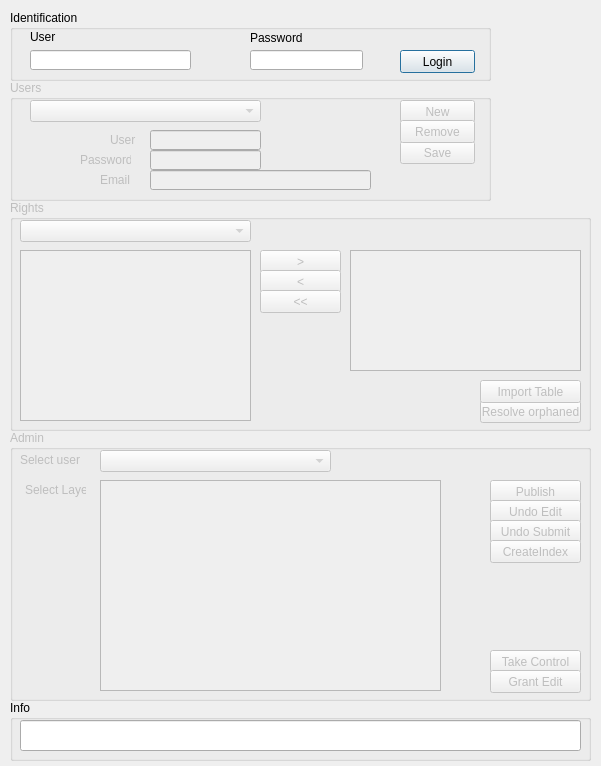
<?xml version="1.0" encoding="UTF-8"?>
<ui version="4.0">
 <class>BrugisAdminDataAccessDialogBase</class>
 <widget class="QDialog" name="BrugisAdminDataAccessDialogBase">
  <property name="geometry">
   <rect>
    <x>0</x>
    <y>0</y>
    <width>601</width>
    <height>766</height>
   </rect>
  </property>
  <property name="windowTitle">
   <string>Bdm Admin</string>
  </property>
  <widget class="QDialogButtonBox" name="button_box">
   <property name="geometry">
    <rect>
     <x>420</x>
     <y>730</y>
     <width>171</width>
     <height>32</height>
    </rect>
   </property>
   <property name="orientation">
    <enum>Qt::Horizontal</enum>
   </property>
   <property name="standardButtons">
    <set>QDialogButtonBox::NoButton</set>
   </property>
  </widget>
  <widget class="QGroupBox" name="groupBoxLogin">
   <property name="geometry">
    <rect>
     <x>10</x>
     <y>10</y>
     <width>481</width>
     <height>71</height>
    </rect>
   </property>
   <property name="title">
    <string>Identification</string>
   </property>
   <widget class="QPushButton" name="pushButton_DoLogin">
    <property name="geometry">
     <rect>
      <x>390</x>
      <y>40</y>
      <width>75</width>
      <height>23</height>
     </rect>
    </property>
    <property name="text">
     <string>Login</string>
    </property>
   </widget>
   <widget class="QLabel" name="label_3">
    <property name="geometry">
     <rect>
      <x>20</x>
      <y>20</y>
      <width>46</width>
      <height>13</height>
     </rect>
    </property>
    <property name="text">
     <string>User</string>
    </property>
   </widget>
   <widget class="QLabel" name="label_4">
    <property name="geometry">
     <rect>
      <x>240</x>
      <y>20</y>
      <width>71</width>
      <height>16</height>
     </rect>
    </property>
    <property name="text">
     <string>Password</string>
    </property>
   </widget>
   <widget class="QLineEdit" name="lineEdit_User">
    <property name="geometry">
     <rect>
      <x>20</x>
      <y>40</y>
      <width>161</width>
      <height>20</height>
     </rect>
    </property>
    <property name="placeholderText">
     <string extracomment="admin user name"/>
    </property>
   </widget>
   <widget class="QLineEdit" name="lineEdit_Password">
    <property name="geometry">
     <rect>
      <x>240</x>
      <y>40</y>
      <width>113</width>
      <height>20</height>
     </rect>
    </property>
    <property name="inputMethodHints">
     <set>Qt::ImhHiddenText|Qt::ImhNoAutoUppercase|Qt::ImhNoPredictiveText</set>
    </property>
    <property name="echoMode">
     <enum>QLineEdit::Password</enum>
    </property>
   </widget>
  </widget>
  <widget class="QGroupBox" name="groupBox_Users">
   <property name="enabled">
    <bool>false</bool>
   </property>
   <property name="geometry">
    <rect>
     <x>10</x>
     <y>80</y>
     <width>481</width>
     <height>121</height>
    </rect>
   </property>
   <property name="title">
    <string>Users</string>
   </property>
   <widget class="QPushButton" name="pushButton_NewUser">
    <property name="geometry">
     <rect>
      <x>390</x>
      <y>20</y>
      <width>75</width>
      <height>23</height>
     </rect>
    </property>
    <property name="text">
     <string>New</string>
    </property>
   </widget>
   <widget class="QPushButton" name="pushButton_SaveUser">
    <property name="geometry">
     <rect>
      <x>390</x>
      <y>61</y>
      <width>75</width>
      <height>23</height>
     </rect>
    </property>
    <property name="text">
     <string>Save</string>
    </property>
   </widget>
   <widget class="QComboBox" name="comboBox_MngtUsers">
    <property name="geometry">
     <rect>
      <x>20</x>
      <y>20</y>
      <width>231</width>
      <height>22</height>
     </rect>
    </property>
   </widget>
   <widget class="QLineEdit" name="lineEdit_MngtUser">
    <property name="geometry">
     <rect>
      <x>140</x>
      <y>50</y>
      <width>111</width>
      <height>20</height>
     </rect>
    </property>
   </widget>
   <widget class="QLineEdit" name="lineEdit_MngtPassword">
    <property name="geometry">
     <rect>
      <x>140</x>
      <y>70</y>
      <width>111</width>
      <height>20</height>
     </rect>
    </property>
   </widget>
   <widget class="QLabel" name="label_5">
    <property name="geometry">
     <rect>
      <x>100</x>
      <y>50</y>
      <width>31</width>
      <height>20</height>
     </rect>
    </property>
    <property name="text">
     <string>User</string>
    </property>
   </widget>
   <widget class="QLabel" name="label_6">
    <property name="geometry">
     <rect>
      <x>70</x>
      <y>70</y>
      <width>51</width>
      <height>20</height>
     </rect>
    </property>
    <property name="text">
     <string>Password</string>
    </property>
   </widget>
   <widget class="QLineEdit" name="lineEdit_MngEmail">
    <property name="enabled">
     <bool>false</bool>
    </property>
    <property name="geometry">
     <rect>
      <x>140</x>
      <y>90</y>
      <width>221</width>
      <height>20</height>
     </rect>
    </property>
   </widget>
   <widget class="QLabel" name="label_7">
    <property name="geometry">
     <rect>
      <x>90</x>
      <y>90</y>
      <width>31</width>
      <height>20</height>
     </rect>
    </property>
    <property name="text">
     <string>Email</string>
    </property>
   </widget>
   <widget class="QPushButton" name="pushButton_RemoveUser">
    <property name="geometry">
     <rect>
      <x>390</x>
      <y>40</y>
      <width>75</width>
      <height>23</height>
     </rect>
    </property>
    <property name="text">
     <string>Remove</string>
    </property>
   </widget>
  </widget>
  <widget class="QGroupBox" name="groupBox_Rights">
   <property name="enabled">
    <bool>false</bool>
   </property>
   <property name="geometry">
    <rect>
     <x>10</x>
     <y>200</y>
     <width>581</width>
     <height>231</height>
    </rect>
   </property>
   <property name="title">
    <string>Rights</string>
   </property>
   <widget class="QPushButton" name="pushButton_Orphaned">
    <property name="geometry">
     <rect>
      <x>470</x>
      <y>200</y>
      <width>101</width>
      <height>23</height>
     </rect>
    </property>
    <property name="text">
     <string>Resolve orphaned</string>
    </property>
   </widget>
   <widget class="QComboBox" name="comboBox_Users">
    <property name="geometry">
     <rect>
      <x>10</x>
      <y>20</y>
      <width>231</width>
      <height>22</height>
     </rect>
    </property>
   </widget>
   <widget class="QListView" name="listView_AllLyers">
    <property name="geometry">
     <rect>
      <x>10</x>
      <y>50</y>
      <width>231</width>
      <height>171</height>
     </rect>
    </property>
   </widget>
   <widget class="QListView" name="listView_Assigned_layers">
    <property name="geometry">
     <rect>
      <x>340</x>
      <y>50</y>
      <width>231</width>
      <height>121</height>
     </rect>
    </property>
   </widget>
   <widget class="QPushButton" name="pushButton_AssignLayer">
    <property name="geometry">
     <rect>
      <x>250</x>
      <y>50</y>
      <width>81</width>
      <height>23</height>
     </rect>
    </property>
    <property name="text">
     <string>&gt;</string>
    </property>
   </widget>
   <widget class="QPushButton" name="pushButton_RemoveLayer">
    <property name="geometry">
     <rect>
      <x>250</x>
      <y>70</y>
      <width>81</width>
      <height>23</height>
     </rect>
    </property>
    <property name="text">
     <string>&lt;</string>
    </property>
   </widget>
   <widget class="QPushButton" name="pushButton_RemoveAllLayers">
    <property name="geometry">
     <rect>
      <x>250</x>
      <y>90</y>
      <width>81</width>
      <height>23</height>
     </rect>
    </property>
    <property name="text">
     <string>&lt;&lt;</string>
    </property>
   </widget>
   <widget class="QPushButton" name="pushButton_ImportNew">
    <property name="geometry">
     <rect>
      <x>470</x>
      <y>180</y>
      <width>101</width>
      <height>23</height>
     </rect>
    </property>
    <property name="text">
     <string>Import Table</string>
    </property>
   </widget>
  </widget>
  <widget class="QGroupBox" name="groupBox_Admin">
   <property name="enabled">
    <bool>false</bool>
   </property>
   <property name="geometry">
    <rect>
     <x>10</x>
     <y>430</y>
     <width>581</width>
     <height>271</height>
    </rect>
   </property>
   <property name="title">
    <string>Admin</string>
   </property>
   <widget class="QTableView" name="tableView_AdminLayers">
    <property name="geometry">
     <rect>
      <x>90</x>
      <y>50</y>
      <width>341</width>
      <height>211</height>
     </rect>
    </property>
   </widget>
   <widget class="QLabel" name="label">
    <property name="geometry">
     <rect>
      <x>10</x>
      <y>20</y>
      <width>61</width>
      <height>20</height>
     </rect>
    </property>
    <property name="mouseTracking">
     <bool>true</bool>
    </property>
    <property name="text">
     <string>&lt;html&gt;&lt;head/&gt;&lt;body&gt;&lt;p&gt;Select user&lt;/p&gt;&lt;/body&gt;&lt;/html&gt;</string>
    </property>
   </widget>
   <widget class="QLabel" name="label_2">
    <property name="geometry">
     <rect>
      <x>15</x>
      <y>50</y>
      <width>61</width>
      <height>20</height>
     </rect>
    </property>
    <property name="text">
     <string>Select Layer</string>
    </property>
   </widget>
   <widget class="QPushButton" name="pushButton_ToProduction">
    <property name="geometry">
     <rect>
      <x>480</x>
      <y>50</y>
      <width>91</width>
      <height>23</height>
     </rect>
    </property>
    <property name="text">
     <string>Publish</string>
    </property>
   </widget>
   <widget class="QPushButton" name="pushButton_Cancel">
    <property name="geometry">
     <rect>
      <x>480</x>
      <y>70</y>
      <width>91</width>
      <height>23</height>
     </rect>
    </property>
    <property name="text">
     <string>Undo Edit</string>
    </property>
   </widget>
   <widget class="QPushButton" name="pushButton_TakeControl">
    <property name="geometry">
     <rect>
      <x>480</x>
      <y>220</y>
      <width>91</width>
      <height>23</height>
     </rect>
    </property>
    <property name="text">
     <string>Take Control</string>
    </property>
   </widget>
   <widget class="QPushButton" name="pushButton_GrantEdit">
    <property name="geometry">
     <rect>
      <x>480</x>
      <y>240</y>
      <width>91</width>
      <height>23</height>
     </rect>
    </property>
    <property name="text">
     <string>Grant Edit</string>
    </property>
   </widget>
   <widget class="QPushButton" name="pushButton_UndoStaging">
    <property name="geometry">
     <rect>
      <x>480</x>
      <y>90</y>
      <width>91</width>
      <height>23</height>
     </rect>
    </property>
    <property name="text">
     <string>Undo Submit</string>
    </property>
   </widget>
   <widget class="QComboBox" name="comboBox_UsersAdmin">
    <property name="geometry">
     <rect>
      <x>90</x>
      <y>20</y>
      <width>231</width>
      <height>22</height>
     </rect>
    </property>
   </widget>
   <widget class="QPushButton" name="pushButton_CreateIndex">
    <property name="geometry">
     <rect>
      <x>480</x>
      <y>110</y>
      <width>91</width>
      <height>23</height>
     </rect>
    </property>
    <property name="text">
     <string>CreateIndex</string>
    </property>
   </widget>
  </widget>
  <widget class="QGroupBox" name="groupBox">
   <property name="geometry">
    <rect>
     <x>10</x>
     <y>700</y>
     <width>581</width>
     <height>61</height>
    </rect>
   </property>
   <property name="title">
    <string>Info</string>
   </property>
   <widget class="QLineEdit" name="lineEdit_Info">
    <property name="enabled">
     <bool>true</bool>
    </property>
    <property name="geometry">
     <rect>
      <x>10</x>
      <y>20</y>
      <width>561</width>
      <height>31</height>
     </rect>
    </property>
    <property name="alignment">
     <set>Qt::AlignCenter</set>
    </property>
    <property name="readOnly">
     <bool>true</bool>
    </property>
   </widget>
  </widget>
 </widget>
 <resources/>
 <connections>
  <connection>
   <sender>button_box</sender>
   <signal>accepted()</signal>
   <receiver>BrugisAdminDataAccessDialogBase</receiver>
   <slot>accept()</slot>
   <hints>
    <hint type="sourcelabel">
     <x>20</x>
     <y>20</y>
    </hint>
    <hint type="destinationlabel">
     <x>20</x>
     <y>20</y>
    </hint>
   </hints>
  </connection>
  <connection>
   <sender>button_box</sender>
   <signal>rejected()</signal>
   <receiver>BrugisAdminDataAccessDialogBase</receiver>
   <slot>reject()</slot>
   <hints>
    <hint type="sourcelabel">
     <x>20</x>
     <y>20</y>
    </hint>
    <hint type="destinationlabel">
     <x>20</x>
     <y>20</y>
    </hint>
   </hints>
  </connection>
 </connections>
</ui>
